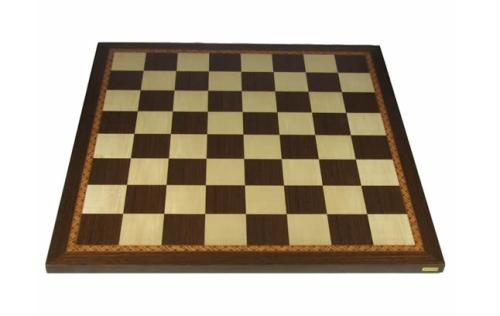
#> input picture Image/img/cross.jpg, 500 x 316 px
$ python canny.py
#> lines starting #> are read from the running program, lines starting #| are printed output that depends on the picture; after the words box and inside, x2 and y2 are one past the last pixel; in counts of white or black regions, pixels touching at a corner belong together

import cv2


def CannyThreshold(lowThreshold):
    detected_edges = cv2.GaussianBlur(gray,(3,3),0)
    detected_edges = cv2.Canny(detected_edges,lowThreshold,lowThreshold*ratio,apertureSize = kernel_size)
    dst = cv2.bitwise_and(img,img,mask = detected_edges)  # just add some colours to edges from original image.
    cv2.imshow('canny demo',dst)

lowThreshold = 0
max_lowThreshold = 100
ratio = 3
kernel_size = 3

img = cv2.imread(r'./img/cross.jpg')
#> img is the input picture: shape (316, 500, 3); mean B, G, R 158.8, 174.1, 183.9
gray = cv2.cvtColor(img,cv2.COLOR_BGR2GRAY)
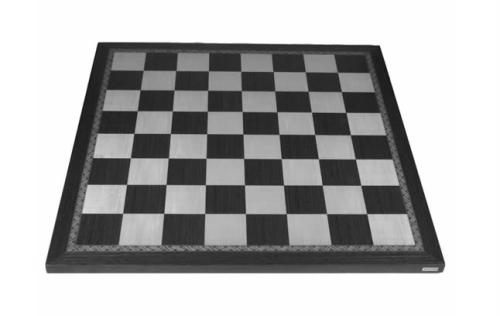
#> gray: shape (316, 500); min 8, max 255, mean 175.3

cv2.namedWindow('canny demo')

cv2.createTrackbar('Min threshold','canny demo',lowThreshold, max_lowThreshold, CannyThreshold)
#> slider 'Min threshold' is set to 20

CannyThreshold(0)  # initialization
#> in CannyThreshold, `detected_edges = cv2.Canny(detected_edges,lowThreshold,lowThreshold*ra..`:
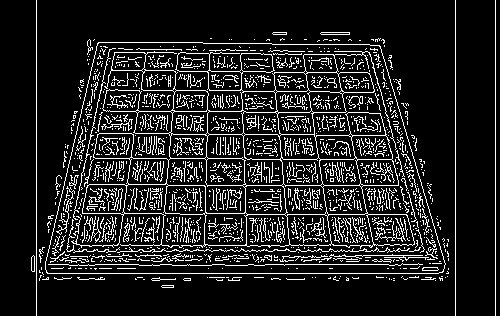
#> detected_edges: shape (316, 500); 13.1% white in thin lines or dots
#> in CannyThreshold, `dst = cv2.bitwise_and(img,img,mask = detected_edges)`:
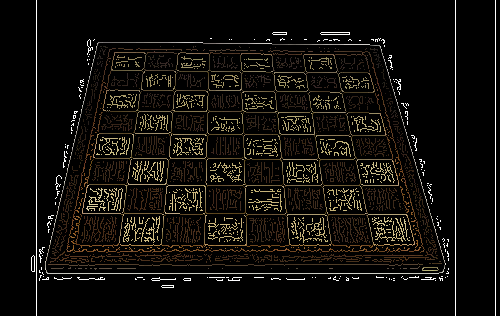
#> dst: shape (316, 500, 3); mean B, G, R 11.3, 14.9, 17.2
if cv2.waitKey(0) == 27:
#> call 2 of CannyThreshold, with lowThreshold = 20
#> in CannyThreshold (call 2), `detected_edges = cv2.Canny(detected_edges,lowThreshold,lowThreshold*ra..`:
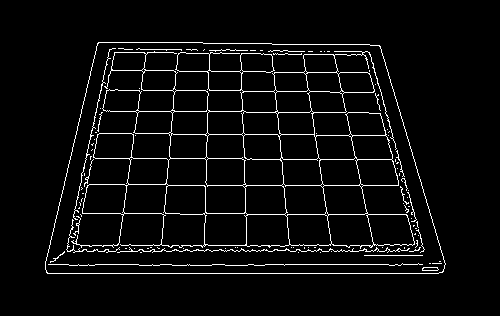
#> detected_edges: shape (316, 500); 4.6% white in thin lines or dots, all inside (x1, y1, x2, y2) = (45, 42, 446, 274)
#> in CannyThreshold (call 2), `dst = cv2.bitwise_and(img,img,mask = detected_edges)`:
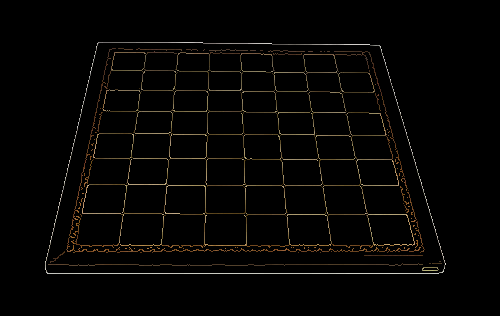
#> dst: shape (316, 500, 3); mean B, G, R 3.5, 4.8, 5.8
#> (key Esc is pressed here)
    cv2.destroyAllWindows()
